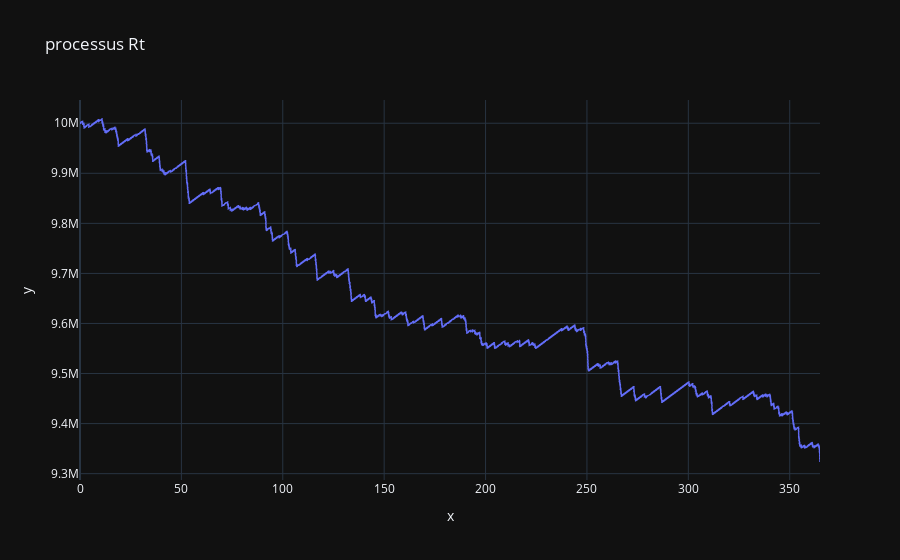

This figure's notebook cell:
### Code cell
class Modele_A():
    def __init__(self, settings=ProjectSettings):
        """
        Initialisation du modele A.
        """
        self.settings = settings
        self.constructor = Constructuer_Chaine_Markovienne(states=(self.settings.parameters["lambda 01"],
                                                                   self.settings.parameters["lambda 02"],
                                                                   self.settings.parameters["lambda 03"]),
                                                           mu_zero_dis=get_a_random_distribution(3),
                                                           transitions=[get_a_random_distribution(3) for i in range(3)])
        self.theta = self.settings.parameters["N"]*max(self.settings.parameters["lambda 01"],self.settings.parameters["lambda 02"],self.settings.parameters["lambda 03"]) #contenant respectivement les temps d'occurence de nos sinistres et les montants
        self.global_array = np.array([0 for i in range(self.settings.parameters["limite machine de monte carlo limit"])])
        self.sinister = Sinistre(settings=self.settings, p=get_a_random_distribution(n=3))
        self.sub_models = [SubModel_A(settings=self.settings, constructor=self.constructor, sinister=self.sinister, theta=self.theta, global_array=self.global_array, global_number=i) for i in range(self.settings.parameters["N"])]
    def run(self):
        for i in range(self.settings.parameters["limite machine de monte carlo limit"]):
            self.sub_models[i].start()
        for i in range(self.settings.parameters["limite machine de monte carlo limit"]):
            self.sub_models[i].join()
        return np.sum(self.global_array)/self.settings.parameters["limite machine de monte carlo limit"]
test = Modele_A()
test.sub_models[0].run_ruine()

### Figure 1 — Plotly figure (JSON) as saved in the notebook; plotly's stock layout.template omitted (floating-point values rounded to 4 significant figures; data arrays with more than 128 entries replaced by an {"elided": "..."} marker saying what was removed)
{"data": [{"hovertemplate": "x=%{x}<br>y=%{y}<extra></extra>", "legendgroup": "", "line": {"color": "#636efa", "dash": "solid"}, "marker": {"symbol": "circle"}, "mode": "lines", "name": "", "showlegend": false, "type": "scattergl", "x": {"elided": "3473 float values"}, "xaxis": "x", "y": {"elided": "3473 float values"}, "yaxis": "y"}], "layout": {"legend": {"tracegroupgap": 0}, "title": {"text": "processus Rt"}, "xaxis": {"anchor": "y", "domain": [0, 1], "title": {"text": "x"}}, "yaxis": {"anchor": "x", "domain": [0, 1], "title": {"text": "y"}}}}
